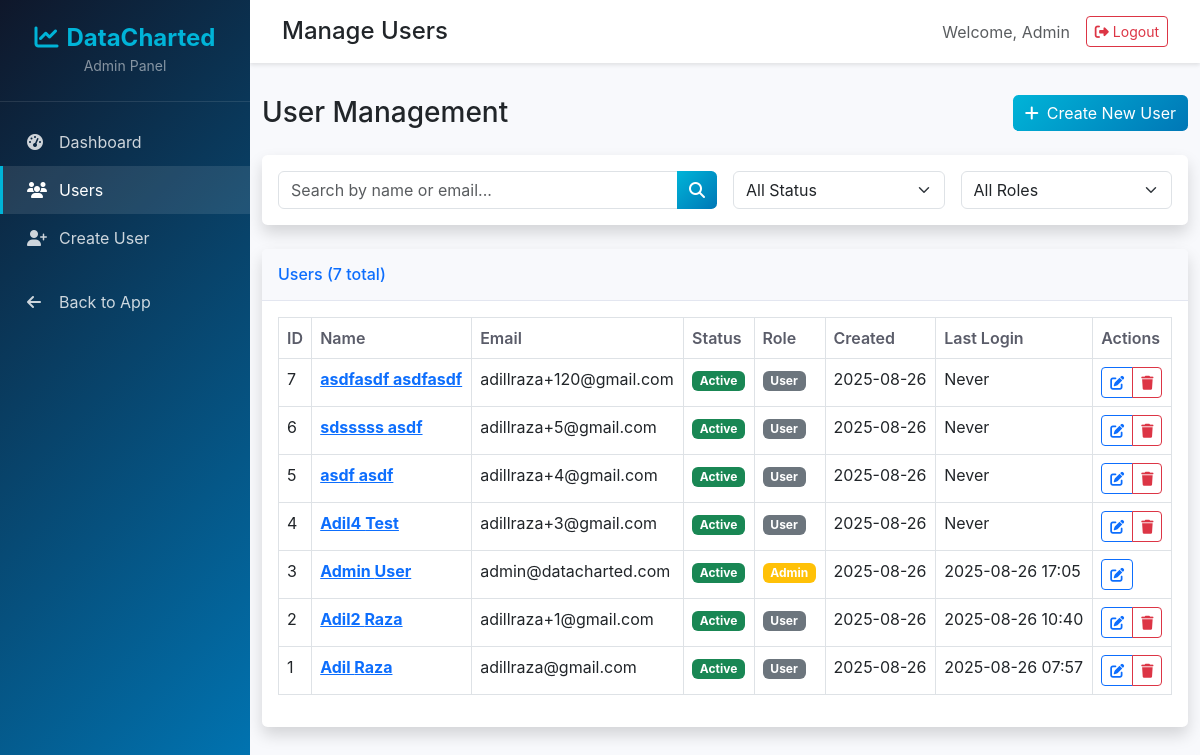
The app's page /admin/users (signed in) with its own data.
### app/models.py (models this page shows, shortened)
class User(UserMixin, db.Model):
    id = db.Column(db.Integer, primary_key=True)
    email = db.Column(db.String(120), unique=True, nullable=False, index=True)
    password_hash = db.Column(db.String(128))
    first_name = db.Column(db.String(64))
    last_name = db.Column(db.String(64))
    company_name = db.Column(db.String(128))
    phone_number = db.Column(db.String(20), nullable=True)
    date_of_birth = db.Column(db.Date, nullable=True)
    is_active = db.Column(db.Boolean, default=True)
    is_verified = db.Column(db.Boolean, default=False)
    is_admin = db.Column(db.Boolean, default=False)
    created_at = db.Column(db.DateTime, default=datetime.utcnow)
    updated_at = db.Column(db.DateTime, default=datetime.utcnow, onupdate=datetime.utcnow)
    last_login = db.Column(db.DateTime)
    deleted_at = db.Column(db.DateTime)
    google_id = db.Column(db.String(128), unique=True, nullable=True)
    google_picture = db.Column(db.String(512), nullable=True)
    auth_provider = db.Column(db.String(20), default='local')  # 'local' or 'google'
    google_ads_connected = db.Column(db.Boolean, default=False)
    meta_ads_connected = db.Column(db.Boolean, default=False)
    callrail_connected = db.Column(db.Boolean, default=False)
    ghl_connected = db.Column(db.Boolean, default=False)
    bigquery_project_id = db.Column(db.String(128))
    bigquery_dataset = db.Column(db.String(128))
    vps_id = db.Column(db.String(128))
    vps_ip = db.Column(db.String(45))  # IPv6 compatible

### app/admin/routes.py (the view)
@bp.route('/users')
@login_required
@admin_required
def users():
    page = request.args.get('page', 1, type=int)
    per_page = 20
    search = request.args.get('search', '')
    if search:
        users = User.query.filter(
            (User.first_name.ilike(f'%{search}%')) |
            (User.last_name.ilike(f'%{search}%')) |
            (User.email.ilike(f'%{search}%'))
        ).order_by(User.created_at.desc()).paginate(
            page=page, per_page=per_page, error_out=False
        )
    else:
        users = User.query.order_by(User.created_at.desc()).paginate(
            page=page, per_page=per_page, error_out=False
        )
    return render_template('admin/users.html', users=users, search=search)

### app/admin/routes.py (called while the page is built)
def admin_required(f):
    from functools import wraps
    @wraps(f)
    def decorated_function(*args, **kwargs):
        if not current_user.is_authenticated:
            return redirect(url_for('auth.login'))
        if not current_user.is_admin:
            flash('Access denied. Admin privileges required.', 'error')
            return redirect(url_for('main.index'))
        return f(*args, **kwargs)
    return decorated_function

### app/models.py (called while the page is built)
@login_manager.user_loader
def load_user(id):
    return User.query.get(int(id))

### app/templates/admin/users.html (shortened to what this page needs)
{% extends "admin/base.html" %}
{% block page_title %}Manage Users{% endblock %}
{% block content %}
<div class="container-fluid">
    <div class="d-sm-flex align-items-center justify-content-between mb-4">
        <h1 class="h3 mb-0 text-gray-800">User Management</h1>
        <a href="{{ url_for('admin.create_user') }}" class="btn btn-primary">
            <i class="fas fa-plus me-2"></i>Create New User
        </a>
    </div>
    <div class="card shadow mb-4">
        <div class="card-body">
            <form method="GET" class="row g-3">
                <div class="col-md-6">
                    <div class="input-group">
                        <input type="text" class="form-control" name="search"
                               placeholder="Search by name or email..."
                               value="{{ search }}">
                        <button class="btn btn-primary" type="submit">
                            <i class="fas fa-search"></i>
                        </button>
                    </div>
                </div>
                <div class="col-md-3">
                    <select class="form-select" name="status">
                        <option value="">All Status</option>
                    </select>
                </div>
                <div class="col-md-3">
                    <select class="form-select" name="role">
                        <option value="">All Roles</option>
                    </select>
                </div>
            </form>
        </div>
    </div>
    <div class="card shadow mb-4">
        <div class="card-header py-3">
            <h6 class="m-0 font-weight-bold text-primary">
                Users ({{ users.total }} total)
            </h6>
        </div>
        <div class="card-body">
            <div class="table-responsive">
                <table class="table table-bordered" width="100%" cellspacing="0">
                    <thead>
                        <tr>
                            <th>ID</th>
                            <th>Name</th>
                            <th>Email</th>
                            <th>Status</th>
                            <th>Role</th>
                            <th>Created</th>
                            <th>Last Login</th>
                            <th>Actions</th>
                        </tr>
                    </thead>
                    <tbody>
                        {% for user in users.items %}
                        <tr>
                            <td>{{ user.id }}</td>
                            <td>
                                <a href="{{ url_for('admin.user_detail', user_id=user.id) }}" class="text-primary fw-bold">
                                    {% if user.first_name or user.last_name %}
                                        {{ user.first_name or '' }} {{ user.last_name or '' }}
                                    {% else %}
                                        {{ user.email.split('@')[0] }}
                                    {% endif %}
                                </a>
                            </td>
                            <td>{{ user.email }}</td>
                            <td>
                                {% if user.is_active %}
                                    <span class="badge bg-success">Active</span>
                                {% else %}
                                    <span class="badge bg-danger">Inactive</span>
                                {% endif %}
                            </td>
                            <td>
                                {% if user.is_admin %}
                                    <span class="badge bg-warning">Admin</span>
                                {% else %}
                                    <span class="badge bg-secondary">User</span>
                                {% endif %}
                            </td>
                            <td>{{ user.created_at.strftime('%Y-%m-%d') if user.created_at else 'N/A' }}</td>
                            <td>{{ user.last_login.strftime('%Y-%m-%d %H:%M') if user.last_login else 'Never' }}</td>
                            <td>
                                <div class="btn-group" role="group">
                                    <a href="{{ url_for('admin.user_detail', user_id=user.id) }}"
                                       class="btn btn-sm btn-outline-primary" title="Edit">
                                        <i class="fas fa-edit"></i>
                                    </a>
                                    {% if user.id != current_user.id %}
                                    <button type="button" class="btn btn-sm btn-outline-danger"
                                            onclick="confirmDelete({{ user.id }}, '{% if user.first_name or user.last_name %}{{ user.first_name or '' }} {{ user.last_name or '' }}{% else %}{{ user.email.split('@')[0] }}{% endif %}')" title="Delete">
                                        <i class="fas fa-trash"></i>
                                    </button>
                                    {% endif %}
                                </div>
                            </td>
                        </tr>
                        {% endfor %}
                    </tbody>
                </table>
            </div>
        </div>
    </div>
</div>
{% endblock %}

### app/templates/admin/base.html (shortened to what this page needs)
<!DOCTYPE html>
<html lang="en">
<head>
    <link href="https://cdn.jsdelivr.net/npm/bootstrap@5.3.0/dist/css/bootstrap.min.css" rel="stylesheet">
    <link rel="stylesheet" href="https://cdnjs.cloudflare.com/ajax/libs/font-awesome/6.4.0/css/all.min.css">
</head>
<body>
    <nav class="sidebar" id="sidebar">
        <div class="sidebar-brand">
            <h2><i class="fas fa-chart-line me-2"></i>DataCharted</h2>
            <small class="text-white-50">Admin Panel</small>
        </div>
        <ul class="nav sidebar-nav flex-column">
            <li class="nav-item">
                <a class="nav-link {% if request.endpoint == 'admin.dashboard' %}active{% endif %}"
                   href="{{ url_for('admin.dashboard') }}">
                    <i class="fas fa-tachometer-alt"></i>
                    Dashboard
                </a>
            </li>
            <li class="nav-item">
                <a class="nav-link {% if request.endpoint == 'admin.users' %}active{% endif %}"
                   href="{{ url_for('admin.users') }}">
                    <i class="fas fa-users"></i>
                    Users
                </a>
            </li>
            <li class="nav-item">
                <a class="nav-link {% if request.endpoint == 'admin.create_user' %}active{% endif %}"
                   href="{{ url_for('admin.create_user') }}">
                    <i class="fas fa-user-plus"></i>
                    Create User
                </a>
            </li>
            <li class="nav-item mt-3">
                <a class="nav-link" href="{{ url_for('main.index') }}">
                    <i class="fas fa-arrow-left"></i>
                    Back to App
                </a>
            </li>
        </ul>
    </nav>
    <div class="main-content">
        <nav class="top-navbar">
            <div class="d-flex justify-content-between align-items-center">
                <div class="d-flex align-items-center">
                    <h4 class="mb-0">{% block page_title %}{% endblock %}</h4>
                </div>
                <div class="d-flex align-items-center">
                    <span class="text-muted me-3">Welcome, {% if current_user.first_name %}{{ current_user.first_name }}{% else %}{{ current_user.email.split('@')[0] }}{% endif %}</span>
                    <a href="{{ url_for('auth.logout') }}" class="btn btn-outline-danger btn-sm">
                        <i class="fas fa-sign-out-alt me-1"></i>Logout
                    </a>
                </div>
            </div>
        </nav>
        {% block content %}{% endblock %}
    </div>
</body>
</html>

### app/templates/admin/base.html (style rules this page uses)
:root { --primary-color: #00B4D8; --secondary-color: #0077B6; --accent-blue: #0096C7; --accent-yellow: #FFD700; --accent-orange: #FF6B35; --dark-color: #0F172A; --light-color: #F8FAFC; --sidebar-width: 250px; }
body { font-family: 'Inter', -apple-system, BlinkMacSystemFont, 'Segoe UI', Roboto, sans-serif; background-color: #f8f9fc; }
.sidebar { position: fixed; top: 0; left: 0; height: 100vh; width: var(--sidebar-width); background: linear-gradient(135deg, var(--dark-color) 0%, var(--secondary-color) 100%); z-index: 1000; transition: all 0.3s ease; }
.sidebar-brand { padding: 1.5rem; text-align: center; border-bottom: 1px solid rgba(255,255,255,0.1); }
.sidebar-brand h2 { color: var(--primary-color); font-weight: 700; margin: 0; font-size: 1.5rem; }
.sidebar-nav { padding: 1rem 0; }
.sidebar-nav .nav-link { color: rgba(255,255,255,0.8); padding: 0.75rem 1.5rem; display: flex; align-items: center; transition: all 0.3s ease; border-left: 3px solid transparent; }
.sidebar-nav .nav-link.active { color: white; background-color: rgba(255,255,255,0.1); border-left-color: var(--primary-color); }
.sidebar-nav .nav-link i { width: 20px; margin-right: 0.75rem; }
.main-content { margin-left: var(--sidebar-width); min-height: 100vh; background-color: #f8f9fc; }
.top-navbar { background: white; box-shadow: 0 2px 4px rgba(0,0,0,0.1); padding: 1rem 2rem; margin-bottom: 2rem; }
.card { border: none; box-shadow: 0 0.15rem 1.75rem 0 rgba(58, 59, 69, 0.15); border-radius: 0.35rem; }
.card-header { background-color: #f8f9fc; border-bottom: 1px solid #e3e6f0; }
.btn-primary { background: linear-gradient(135deg, var(--primary-color) 0%, var(--secondary-color) 100%); border: none; border-radius: 0.35rem; }
.table th { border-top: none; font-weight: 600; color: #5a5c69; }

### records on screen
User: first_name "Admin", id "3", last_name "User", email "admin@datacharted.com", is_active "Active", is_admin "Admin", created_at "2025-08-26", last_login "2025-08-26 17:05"
User: id "7", first_name "asdfasdf", last_name "asdfasdf", email "adillraza+120@gmail.com", is_active "Active", is_admin "User", created_at "2025-08-26", last_login "Never"
User: id "6", first_name "sdsssss", last_name "asdf", email "adillraza+5@gmail.com", is_active "Active", is_admin "User", created_at "2025-08-26", last_login "Never"
User: id "5", first_name "asdf", last_name "asdf", email "adillraza+4@gmail.com", is_active "Active", is_admin "User", created_at "2025-08-26", last_login "Never"
User: id "4", first_name "Adil4", last_name "Test", email "adillraza+3@gmail.com", is_active "Active", is_admin "User", created_at "2025-08-26", last_login "Never"
User: id "2", first_name "Adil2", last_name "Raza", email "adillraza+1@gmail.com", is_active "Active", is_admin "User", created_at "2025-08-26", last_login "2025-08-26 10:40"
User: id "1", first_name "Adil", last_name "Raza", email "adillraza@gmail.com", is_active "Active", shows "User", created_at "2025-08-26", last_login "2025-08-26 07:57"

### other values on screen
{{ users.total }} "7"
